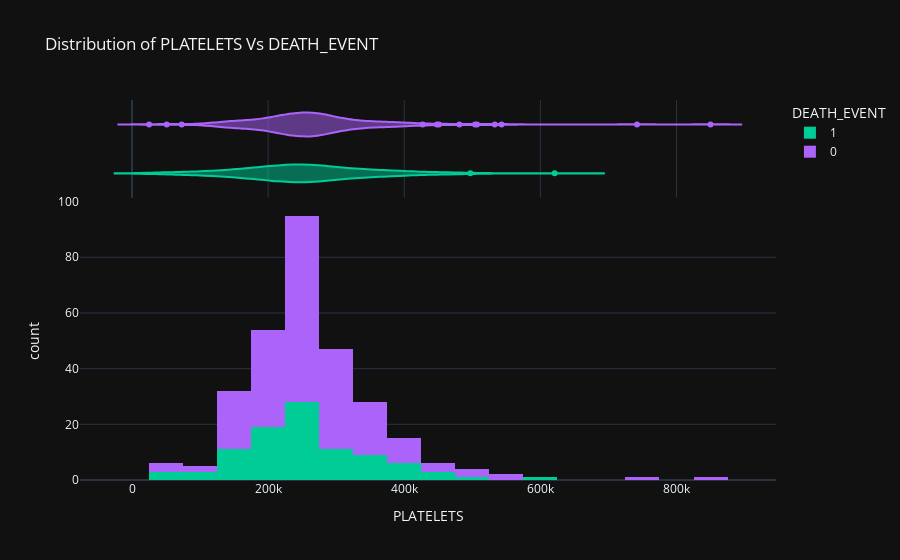

Notebook cell for this chart:
### Code cell
# Now lets categorize the above histogram by DEATH_EVENT

import plotly.express as px
fig = px.histogram(dataset, x="platelets", color="DEATH_EVENT", marginal="violin", hover_data=dataset.columns,
                   title ="Distribution of PLATELETS Vs DEATH_EVENT", 
                   labels={"platelets": "PLATELETS"},
                   template="plotly_dark",
                   color_discrete_map={"0": "RebeccaPurple", "1": "MediumPurple"})
fig.show()

### Figure 1 — Plotly figure (JSON) as saved in the notebook; plotly's stock layout.template omitted (floating-point values rounded to 4 significant figures; data arrays with more than 128 entries replaced by an {"elided": "..."} marker saying what was removed)
{"data": [{"alignmentgroup": "True", "bingroup": "x", "hovertemplate": "DEATH_EVENT=1<br>PLATELETS=%{x}<br>count=%{y}<extra></extra>", "legendgroup": "1", "marker": {"color": "#00cc96", "pattern": {"shape": ""}}, "name": "1", "offsetgroup": "1", "orientation": "v", "showlegend": true, "type": "histogram", "x": [265000, 263400.0, 162000, 210000, 327000, 204000, 127000, 454000, 263400.0, 388000, 368000, 253000, 136000, 276000, 47000, 262000, 166000, 237000, 87000, 297000, 289000, 263400.0, 149000, 196000, 284000, 153000, 200000, 263400.0, 360000, 319000, 188000, 228000, 226000, 321000, 329000, 263400.0, 153000, 185000, 194000, 310000, 271000, 451000, 140000, 395000, 166000, 418000, 263400.0, 351000, 255000, 461000, 319000, 254000, 390000, 216000, 385000, 119000, 213000, 274000, 244000, 497000, 243000, 266000, 204000, 196000, 302000, 210000, 621000, 306000, 351000, 263400.0, 217000, 271000, 263400.0, 338000, 225000, 235000, 75000, 334000, 192000, 70000, 221000, 265000, 224000, 219000, 389000, 153000, 365000, 126000, 223000, 244000, 263400.0, 62000, 314000, 198000, 263400.0], "xaxis": "x", "yaxis": "y"}, {"alignmentgroup": "True", "customdata": {"elided": "95x12 float values"}, "hovertemplate": "DEATH_EVENT=%{customdata[11]}<br>PLATELETS=%{x}<br>age=%{customdata[0]}<br>anaemia=%{customdata[1]}<br>creatinine_phosphokinase=%{customdata[2]}<br>diabetes=%{customdata[3]}<br>ejection_fraction=%{customdata[4]}<br>high_blood_pressure=%{customdata[5]}<br>serum_creatinine=%{customdata[6]}<br>serum_sodium=%{customdata[7]}<br>sex=%{customdata[8]}<br>smoking=%{customdata[9]}<br>time=%{customdata[10]}<extra></extra>", "legendgroup": "1", "marker": {"color": "#00cc96"}, "name": "1", "offsetgroup": "1", "scalegroup": "x", "showlegend": false, "type": "violin", "x": [265000, 263400.0, 162000, 210000, 327000, 204000, 127000, 454000, 263400.0, 388000, 368000, 253000, 136000, 276000, 47000, 262000, 166000, 237000, 87000, 297000, 289000, 263400.0, 149000, 196000, 284000, 153000, 200000, 263400.0, 360000, 319000, 188000, 228000, 226000, 321000, 329000, 263400.0, 153000, 185000, 194000, 310000, 271000, 451000, 140000, 395000, 166000, 418000, 263400.0, 351000, 255000, 461000, 319000, 254000, 390000, 216000, 385000, 119000, 213000, 274000, 244000, 497000, 243000, 266000, 204000, 196000, 302000, 210000, 621000, 306000, 351000, 263400.0, 217000, 271000, 263400.0, 338000, 225000, 235000, 75000, 334000, 192000, 70000, 221000, 265000, 224000, 219000, 389000, 153000, 365000, 126000, 223000, 244000, 263400.0, 62000, 314000, 198000, 263400.0], "xaxis": "x2", "yaxis": "y2"}, {"alignmentgroup": "True", "bingroup": "x", "hovertemplate": "DEATH_EVENT=0<br>PLATELETS=%{x}<br>count=%{y}<extra></extra>", "legendgroup": "0", "marker": {"color": "#ab63fa", "pattern": {"shape": ""}}, "name": "0", "offsetgroup": "0", "orientation": "v", "showlegend": true, "type": "histogram", "x": {"elided": "202 float values"}, "xaxis": "x", "yaxis": "y"}, {"alignmentgroup": "True", "customdata": {"elided": "202x12 float values"}, "hovertemplate": "DEATH_EVENT=%{customdata[11]}<br>PLATELETS=%{x}<br>age=%{customdata[0]}<br>anaemia=%{customdata[1]}<br>creatinine_phosphokinase=%{customdata[2]}<br>diabetes=%{customdata[3]}<br>ejection_fraction=%{customdata[4]}<br>high_blood_pressure=%{customdata[5]}<br>serum_creatinine=%{customdata[6]}<br>serum_sodium=%{customdata[7]}<br>sex=%{customdata[8]}<br>smoking=%{customdata[9]}<br>time=%{customdata[10]}<extra></extra>", "legendgroup": "0", "marker": {"color": "#ab63fa"}, "name": "0", "offsetgroup": "0", "scalegroup": "x", "showlegend": false, "type": "violin", "x": {"elided": "202 float values"}, "xaxis": "x2", "yaxis": "y2"}], "layout": {"barmode": "relative", "legend": {"title": {"text": "DEATH_EVENT"}, "tracegroupgap": 0}, "title": {"text": "Distribution of PLATELETS Vs DEATH_EVENT"}, "xaxis": {"anchor": "y", "domain": [0, 1], "title": {"text": "PLATELETS"}}, "xaxis2": {"anchor": "y2", "domain": [0, 1], "matches": "x", "showgrid": true, "showticklabels": false}, "yaxis": {"anchor": "x", "domain": [0, 0.7326], "title": {"text": "count"}}, "yaxis2": {"anchor": "x2", "domain": [0.7426, 1], "matches": "y2", "showgrid": false, "showline": false, "showticklabels": false, "ticks": ""}}}
